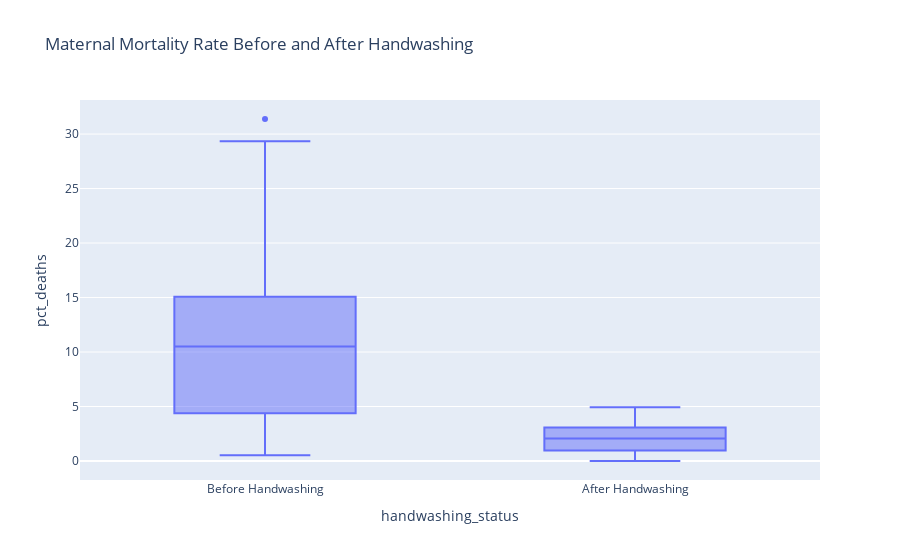

The code cell stored with this chart in its notebook:
### Code cell
px.box(df_monthly, x='handwashing_status', y='pct_deaths', title='Maternal Mortality Rate Before and After Handwashing').show()

### Figure 1 — Plotly figure (JSON) as saved in the notebook; plotly's stock layout.template omitted (floating-point values rounded to 4 significant figures)
{"data": [{"alignmentgroup": "True", "hovertemplate": "handwashing_status=%{x}<br>pct_deaths=%{y}<extra></extra>", "legendgroup": "", "marker": {"color": "#636efa"}, "name": "", "notched": false, "offsetgroup": "", "orientation": "v", "showlegend": false, "type": "box", "x": ["Before Handwashing", "Before Handwashing", "Before Handwashing", "Before Handwashing", "Before Handwashing", "Before Handwashing", "Before Handwashing", "Before Handwashing", "Before Handwashing", "Before Handwashing", "Before Handwashing", "Before Handwashing", "Before Handwashing", "Before Handwashing", "Before Handwashing", "Before Handwashing", "Before Handwashing", "Before Handwashing", "Before Handwashing", "Before Handwashing", "Before Handwashing", "Before Handwashing", "Before Handwashing", "Before Handwashing", "Before Handwashing", "Before Handwashing", "Before Handwashing", "Before Handwashing", "Before Handwashing", "Before Handwashing", "Before Handwashing", "Before Handwashing", "Before Handwashing", "Before Handwashing", "Before Handwashing", "Before Handwashing", "Before Handwashing", "Before Handwashing", "Before Handwashing", "Before Handwashing", "Before Handwashing", "Before Handwashing", "Before Handwashing", "Before Handwashing", "Before Handwashing", "Before Handwashing", "Before Handwashing", "Before Handwashing", "Before Handwashing", "Before Handwashing", "Before Handwashing", "Before Handwashing", "Before Handwashing", "Before Handwashing", "Before Handwashing", "Before Handwashing", "Before Handwashing", "Before Handwashing", "Before Handwashing", "Before Handwashing", "Before Handwashing", "Before Handwashing", "Before Handwashing", "Before Handwashing", "Before Handwashing", "Before Handwashing", "Before Handwashing", "Before Handwashing", "Before Handwashing", "Before Handwashing", "Before Handwashing", "Before Handwashing", "Before Handwashing", "Before Handwashing", "Before Handwashing", "Before Handwashing", "After Handwashing", "After Handwashing", "After Handwashing", "After Handwashing", "After Handwashing", "After Handwashing", "After Handwashing", "After Handwashing", "After Handwashing", "After Handwashing", "After Handwashing", "After Handwashing", "After Handwashing", "After Handwashing", "After Handwashing", "After Handwashing", "After Handwashing", "After Handwashing", "After Handwashing", "After Handwashing", "After Handwashing", "After Handwashing"], "x0": " ", "xaxis": "x", "y": [14.57, 7.531, 4.332, 1.569, 0.7843, 5, 8.421, 1.351, 1.878, 11.02, 22.55, 20.85, 12.22, 10.23, 10.74, 3.226, 6.593, 20.78, 25.46, 18.39, 29.34, 22.97, 31.38, 19.12, 15.97, 12.41, 11.93, 6.098, 4.082, 0.5236, 1.554, 2.262, 17.6, 7.143, 8.051, 15.16, 11.28, 17.03, 17.31, 5.833, 2.679, 4.369, 6.32, 1.224, 3.226, 11.02, 10.55, 7.591, 4.745, 4.452, 4.231, 4.392, 7.143, 6.122, 3.586, 10.55, 14.84, 10.94, 10.49, 13.39, 18.09, 15.43, 18.97, 13.44, 10.15, 13.1, 18.06, 14.39, 14.96, 10.77, 5.369, 3.215, 1.923, 3.607, 18.27, 12.24, 2.239, 1.2, 1.894, 4.58, 3.957, 4.472, 2.93, 3.534, 0.6873, 0, 0.6557, 0.9585, 1.136, 0.3717, 0, 0.9615, 2.341, 2.903, 1.34, 2.233, 3.085, 4.926], "y0": " ", "yaxis": "y"}], "layout": {"boxmode": "group", "legend": {"tracegroupgap": 0}, "title": {"text": "Maternal Mortality Rate Before and After Handwashing"}, "xaxis": {"anchor": "y", "domain": [0, 1], "title": {"text": "handwashing_status"}}, "yaxis": {"anchor": "x", "domain": [0, 1], "title": {"text": "pct_deaths"}}}}
